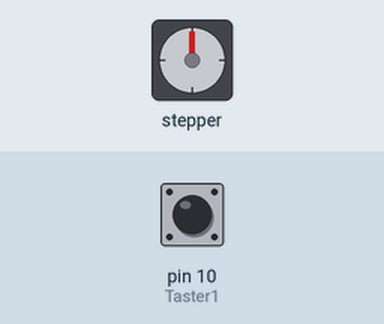
Simulated run of this sketch. Board: Arduino Uno, built with avr-gcc and run on an emulated ATmega328P. On the bench: stepper motor. The inputs (shaded band) are chosen by the test bench; at power-on: pin 10 (Taster1) LOW. Stepper angles assume 2048 steps per turn.

Above: at 1.2 s.
1.3 s: pin 10 (Taster1) pulled HIGH for 1 s
At 2.6 s:
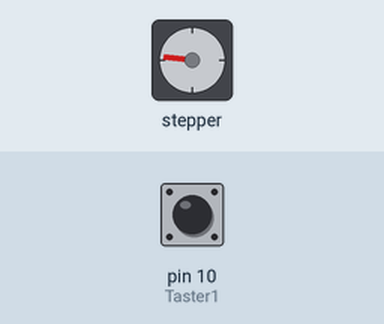
3.8 s: pin 10 (Taster1) pulled HIGH for 3.2 s
At 8.1 s:
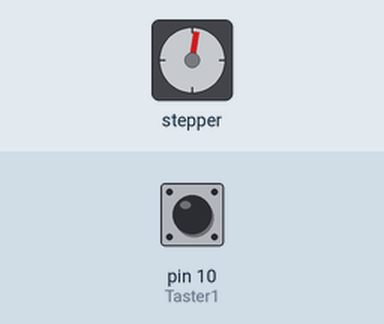
8.5 s: pin 10 (Taster1) pulled HIGH for 3.2 s
At 12.0 s:
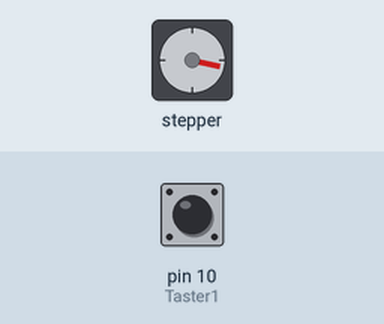
13.2 s: pin 10 (Taster1) pulled HIGH for 0.15 s
At 14.0 s:
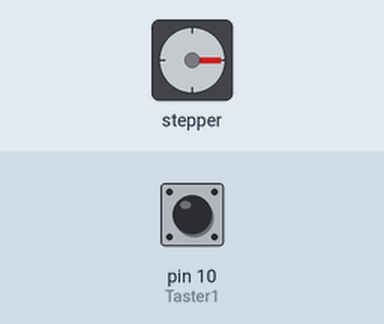
Timing chart, 0 to 15.8 s (numbered marks = the images above; inputs shaded):
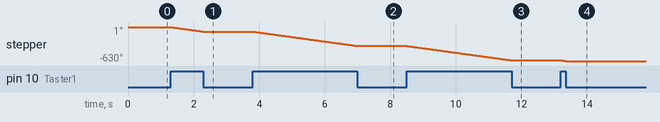

Measured:
- after the input at 1.3 s, stepper: turns 84° counter-clockwise in 1.0 s, starting at once
- after the input at 3.8 s, stepper: turns 266° counter-clockwise in 3.2 s, starting at once
- after the input at 8.5 s, stepper: turns 267° counter-clockwise in 3.2 s, starting at once
- after the input at 13.2 s, stepper: turns 13° counter-clockwise in 0.14 s, starting at once

The sketch:

Step_Motor_Taster.ino
```cpp
#include <Stepper.h>
int SPU = 2048;
Stepper Motor(SPU, 3,5,4,6);
int Taster1=10;
int Taster2=11;
int Tasterstatus1;
int Tasterstatus2;
void setup()
{
Motor.setSpeed(15);
pinMode(Taster1, INPUT);
pinMode(Taster2, INPUT);
}
void loop()
{
Tasterstatus1=digitalRead(Taster1);
if (Tasterstatus1 == HIGH)
 {
 Motor.step(-1);
 Tasterstatus1=digitalRead(Taster1);
 }
 else {
   if (Tasterstatus2 == HIGH)
 {
 Motor.step(1);
 Tasterstatus2=digitalRead(Taster2);
 }

 }
}
```
